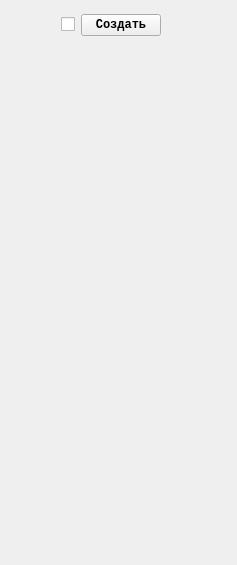
       <widget class="QWidget" name="page">
        <property name="geometry">
         <rect>
          <x>0</x>
          <y>0</y>
          <width>237</width>
          <height>565</height>
         </rect>
        </property>
        <attribute name="label">
         <string>Титульный лист</string>
        </attribute>
        <widget class="QWidget" name="layoutWidget">
         <property name="geometry">
          <rect>
           <x>9</x>
           <y>9</y>
           <width>152</width>
           <height>32</height>
          </rect>
         </property>
         <layout class="QHBoxLayout" name="horizontalLayout_2">
          <item>
           <spacer name="horizontalSpacer_2">
            <property name="orientation">
             <enum>Qt::Horizontal</enum>
            </property>
            <property name="sizeHint" stdset="0">
             <size>
              <width>40</width>
              <height>20</height>
             </size>
            </property>
           </spacer>
          </item>
          <item>
           <widget class="QCheckBox" name="checkBox">
            <property name="text">
             <string/>
            </property>
           </widget>
          </item>
          <item>
           <widget class="QPushButton" name="Button_title_made">
            <property name="font">
             <font>
              <family>Courier New</family>
              <weight>75</weight>
              <bold>true</bold>
             </font>
            </property>
            <property name="text">
             <string>Создать</string>
            </property>
            <property name="autoDefault">
             <bool>false</bool>
            </property>
            <property name="default">
             <bool>false</bool>
            </property>
            <property name="flat">
             <bool>false</bool>
            </property>
           </widget>
          </item>
         </layout>
        </widget>
       </widget>
